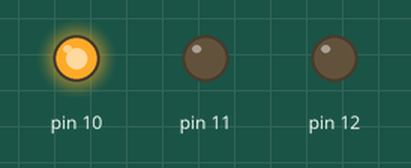
Simulated run of this sketch. Board: Arduino Uno, built with avr-gcc and run on an emulated ATmega328P. On the bench: output pins drawn as LEDs (lit = HIGH).

Above: at 5.0 s.
At 14.5 s:
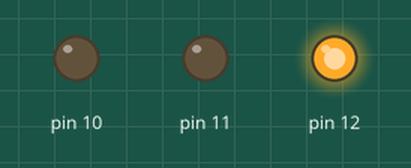
At 18.0 s:
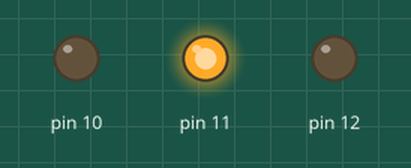
Timing chart, 0 to 24.7 s (numbered marks = the images above):
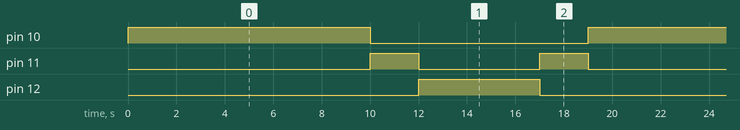

Measured:
- by itself, pin 10: alternates HIGH for 10.0 s and LOW for 9.0 s
- by itself, pin 11: repeats every 19.0 s: LOW 5.0 s, HIGH 2.0 s, LOW 10.0 s, HIGH 2.0 s
- by itself, pin 12: alternates HIGH for 5.0 s and LOW for 14.0 s

The sketch:

roi_dolev_traffic_light_simulator1.ino
```cpp
/*
  Simluate Light Traffic:
  1. Red Color for 10 seconds.
  2. Yellow Color for 2 seconds.
  3. Green Color for 5 seconds.
  (then yellow, and back to red..)
*/

void setup()
{
 DDRB|=0B00011100;
}

void loop()
{
 PORTB|=0b00000100;
 delay(10000);
 PORTB&=0b11111011;

 PORTB|=0b00001000;
 delay(2000);
 PORTB&=0b11110111;

 PORTB|=0b00010000;
 delay(5000);
 PORTB&=0b11101111;

 PORTB|=0b00001000;
 delay(2000);
 PORTB&=0b11110111;

}
```
